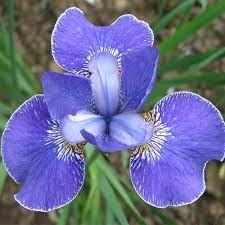
#> input picture Iris_Classifier/setosa.jpg, 225 x 225 px
$ python -i app.py   (imports and definitions only)
#> lines starting #> are read from the running program, lines starting #| are printed output that depends on the picture; after the words box and inside, x2 and y2 are one past the last pixel; in counts of white or black regions, pixels touching at a corner belong together
#> further down, picture is the input picture: PIL image 225x225 RGB; mean R, G, B 105.5, 109, 145.9
# Import Libraries
import streamlit as st
import cv2
from PIL import Image,ImageEnhance
import numpy as np
import os

# [4 lines left out: function load_image, not called in this run]


face_cascade = cv2.CascadeClassifier('frecog/haarcascade_frontalface_default.xml')
eye_cascade = cv2.CascadeClassifier('frecog/haarcascade_eye.xml')
smile_cascade = cv2.CascadeClassifier('frecog/haarcascade_smile.xml')

# [31 lines left out: functions detect_faces, detect_eyes, detect_smiles, not called in this run]

def cartonize_image(our_image):
	new_img = np.array(our_image.convert('RGB'))
	img = cv2.cvtColor(new_img,1)
	gray = cv2.cvtColor(new_img, cv2.COLOR_BGR2GRAY)
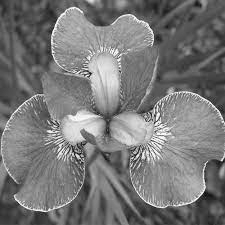
#> gray: shape (225, 225); min 1, max 255, mean 119.6
	# Edges
	gray = cv2.medianBlur(gray, 5)
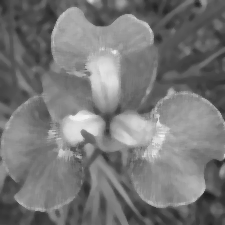
#> gray: shape (225, 225); min 29, max 242, mean 118.8
	edges = cv2.adaptiveThreshold(gray, 255, cv2.ADAPTIVE_THRESH_MEAN_C, cv2.THRESH_BINARY, 9, 9)
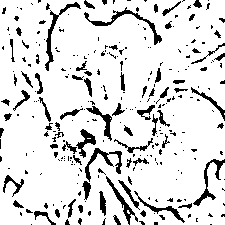
#> edges: shape (225, 225); 86.9% white; 283 black regions (210 under 20 px), largest, box (x1, y1, x2, y2) and area: (84, 7, 162, 45) 384, (45, 2, 81, 71) 330, (85, 148, 122, 182) 321
	#Color
	color = cv2.bilateralFilter(img, 9, 300, 300)
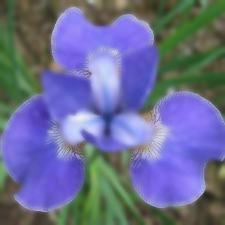
#> color: shape (225, 225, 3); mean R, G, B 105.3, 108.8, 145.9
	#Cartoon
	cartoon = cv2.bitwise_and(color, color, mask=edges)
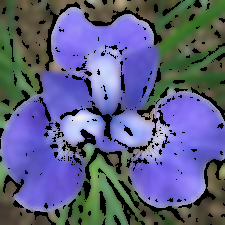
#> cartoon: shape (225, 225, 3); mean R, G, B 93.3, 95.9, 131.8

	return cartoon


# [92 lines left out: functions cannize_image, main, not called in this run]


# [2 lines not run here, left out]

>>> from PIL import Image
>>> picture = Image.open('../Iris_Classifier/setosa.jpg')
>>> result = cartonize_image(picture)

$ run again, on Iris_Classifier/virginica.jpg
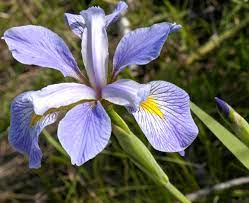
#> input picture Iris_Classifier/virginica.jpg, 249 x 203 px
#> picture is the input picture: PIL image 249x203 RGB; mean R, G, B 102, 101.6, 92.1
#> in cartonize_image, `edges = cv2.adaptiveThreshold(gray, 255, cv2.ADAPTIVE_THRESH_MEAN_C, c..`:
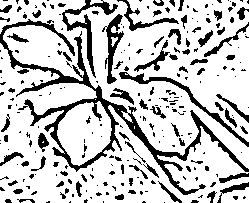
#> edges: shape (203, 249); 77.4% white; 254 black regions (178 under 20 px), largest, box (x1, y1, x2, y2) and area: (0, 19, 249, 195) 4197, (62, 0, 118, 78) 713, (119, 72, 249, 147) 673
#> in cartonize_image, `cartoon = cv2.bitwise_and(color, color, mask=edges)`:
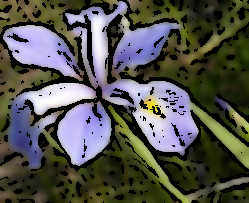
#> cartoon: shape (203, 249, 3); mean R, G, B 83.7, 83.4, 77.9
